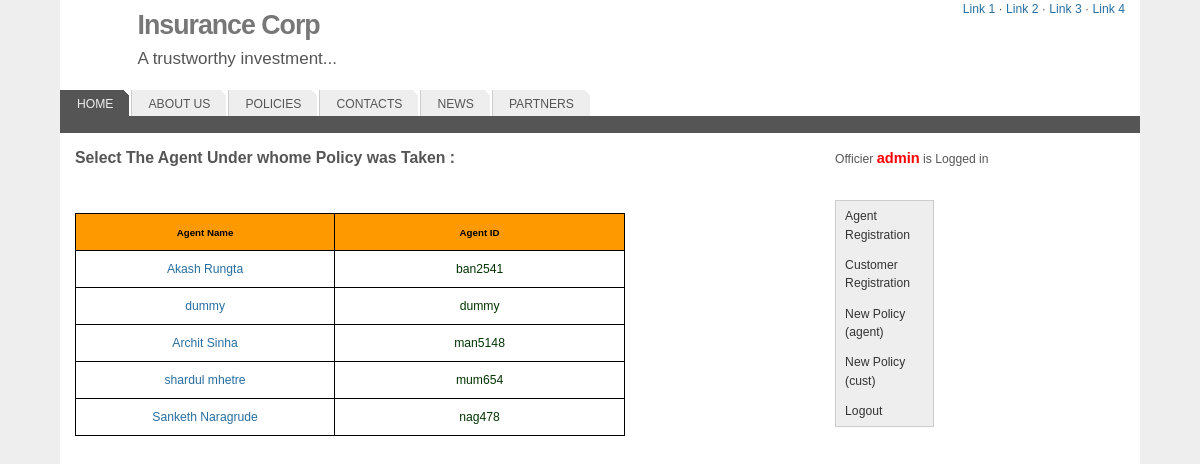
The app's page /ins_website/admin/new_policy.php (signed in) with its own data.
### tables this page shows
CREATE TABLE IF NOT EXISTS `agent` (
  `agent_id` varchar(20) NOT NULL,
  `name` varchar(20) NOT NULL,
  `phone` varchar(20) DEFAULT NULL,
  `address` varchar(100) NOT NULL,
  `hashed_password` varchar(60) NOT NULL,
  `email` varchar(30) DEFAULT NULL,
  PRIMARY KEY (`agent_id`)
);

### ins_website/admin/new_policy.php (the view, shortened to what this page needs)
<?php
	$query = "SELECT agent_id, name FROM agent";
	$result_set = mysql_query($query);
?>
<!DOCTYPE HTML PUBLIC "-//W3C//DTD XHTML 1.0 Transitional//EN" "http://www.w3.org/TR/xhtml1/DTD/xhtml1-transitional.dtd">
<html xmlns="http://www.w3.org/1999/xhtml">
<head>
<link rel="stylesheet" type="text/css" href="variant.css" media="screen,projection" title="Variant Portal" />
<link href="SpryAssets/SpryMenuBarVertical.css" rel="stylesheet" type="text/css" />
<link href="SpryAssets/SpryMenuBarHorizontal.css" rel="stylesheet" type="text/css" />
</head>
<body>
<?php require_once("topbar.php"); ?>
<div id="main">
<h3 align="left">Select The Agent Under whome Policy was Taken :</h3>
      <p align="left">&nbsp;</p>
      <form id="form1" name="form1" method="post" action="">
        <table width="550" border="1" style="border-collapse:collapse" bordercolor="#000000" class="tablebody">
          <tr class="tablehead">
            <td width="252" height="36" scope="col"><div align="center"><strong>Agent Name</strong></div></td>
            <th width="282" height="36" scope="col">Agent ID</th>
          </tr>
<?php
	while($row = mysql_fetch_array($result_set))
	{
          echo "<tr>";
            echo "<td height="."36"."><a href=\"select_agent.php?agentid=".$row['agent_id']."&name=".($row['name'])."\"><div align="."center".">".$row['name']. "</div></a></td>";
            echo "<td><div align="."center".">".$row['agent_id']. "</div></td>";
          echo "</tr>";
	}
?>
        </table>
      </form>
</div>
<?php require_once("sidebar.php"); ?>
</body></html>

### ins_website/admin/variant.css (style rules this page uses)
* { margin:0;padding:0; }
body { background:#eee url(images/body-bg.gif) top center repeat-y;color:#555;font:76% tahoma, verdana, sans-serif; }
a { color:#286ea0;text-decoration:none; }
h3 { font-size:1.3em;margin:0 0 10px; padding:0; }
p, ul { line-height:1.5em;margin:0 0 18px;text-align:left; }
#main { float:left;padding:0; margin:0 0 10px 15px; width:650px; }
.tablebody { background-color:#FFFFFF; color:#003300; font-family:Verdana,Arial,Helvetica,sans-serif; font-size:80%; }
.tablehead { background-color:#FF9900; color:#000000; font-family:Verdana,Arial,Helvetica,sans-serif; font-size:80%; font-weight:bold; }
.tablebody { background-color:#FFFFFF; color:#003300; font-family:Verdana,Arial,Helvetica,sans-serif; font-size:100%; }

### records on screen
agent: name "Akash Rungta", agent_id "ban2541"
agent: name "dummy", agent_id "dummy"
agent: name "Archit Sinha", agent_id "man5148"
agent: name "shardul mhetre", agent_id "mum654"
agent: name "Sanketh Naragrude", agent_id "nag478"

### other values on screen
$_SESSION['username'] "admin"
